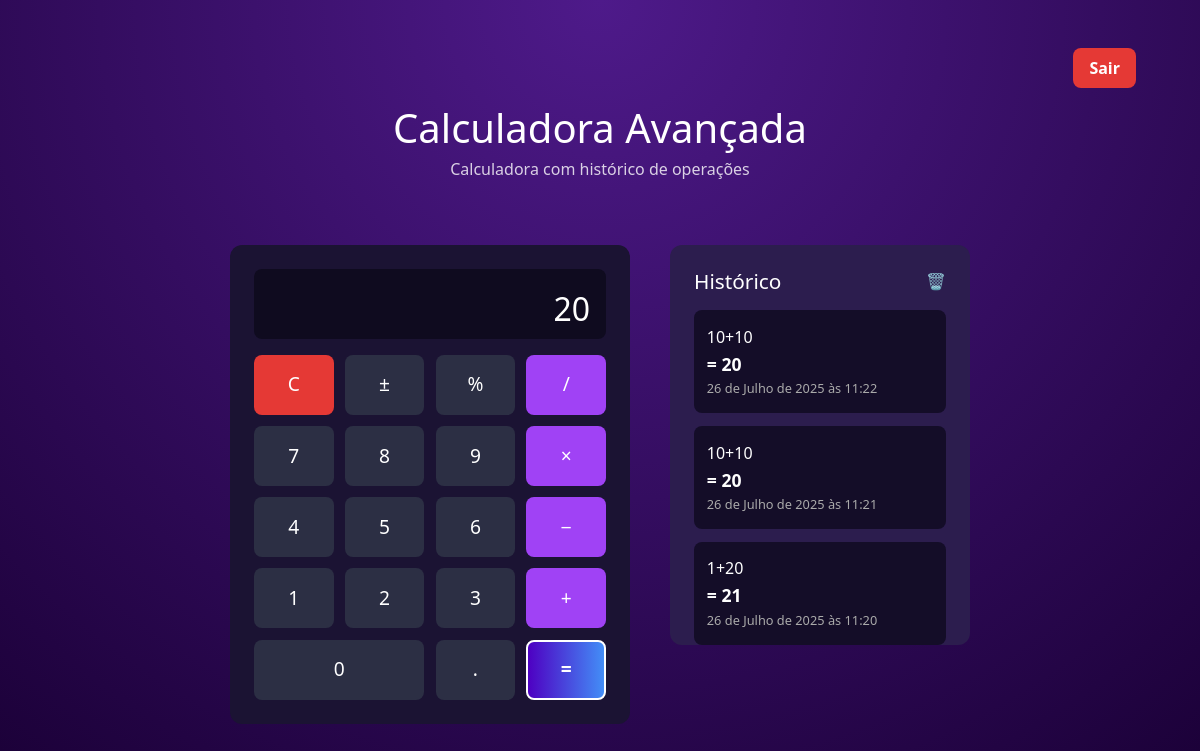
Page /calculadora/resultado/ (signed in) on the earlier database version.
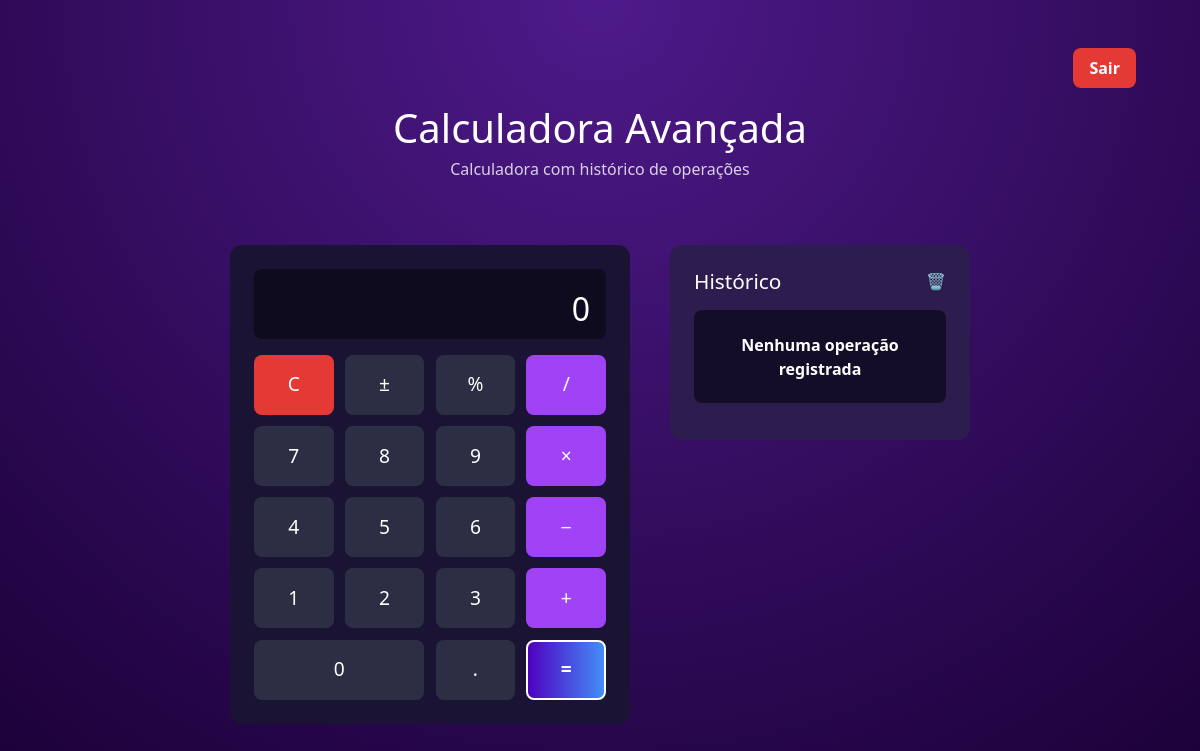
Same page on the later database version.
### calculadora/models.py (models this page shows, shortened)
class Operacao(models.Model):
    idOperation = models.IntegerField(primary_key=True)
    idUser = models.ForeignKey(Usuario, on_delete=models.CASCADE)
    parameters = models.CharField(max_length=150)
    result = models.CharField(max_length=150)
    dtOfInclusion = models.DateTimeField(auto_now_add=True)

### calculadora/views.py (the view)
# urls.py: path('calculadora/resultado/', views.ResultadoCalculoView.as_view(), name='resultado'),
class ResultadoCalculoView(LoginRequiredMixin, View):
    def dispatch(self, request, *args, **kwargs):
        if not request.user.is_authenticated:
            messages.error(request, "Você precisa estar logado para acessar esta página.")
            return redirect(f"{self.get_login_url()}")
        return super().dispatch(request, *args, **kwargs)
    def get(self, request):
        service = OperacoesUsuarioLogado(request.user)
        operacoes = service.execute()
        if(not operacoes.exists()):
            resultadoUltimaOperacao = 0
        else:
            resultadoUltimaOperacao = operacoes[0].result
        return render(request, 'calculadora.html', context={'operacoes': operacoes, 'result': resultadoUltimaOperacao})

### calculadora/services/calculadora/OperacoesUsuarioLogado.py (called while the page is built)
    def execute(self):
        operacoes = Operacao.objects.filter(idUser=self.user.id).order_by('-dtOfInclusion')
        return operacoes

### calculadora/templates/calculadora.html (shortened to what this page needs)
{% extends 'base.html'%}
{% load static %}
{% block css %}
<link rel="stylesheet" href="{% static 'calculadora/css/calculadora.css'%}">
{% endblock %}
{% block content%}
<body>
  <header>
    <a href="{% url 'calculadora:logout' %}">Sair</a>
  </header>
  <h1>Calculadora Avançada</h1>
  <p>Calculadora com histórico de operações</p>
  <div class="main-wrapper">
    <div class="calculator">
      {% if result %}
      <div data-result="false" class="display">{{result}}</div>
      {% else %}
      <div data-result="false" class="display">0</div>
      {% endif %}
      <div class="buttons">
        <button value="c" class="clear">C</button>
        <button value="±">±</button>
        <button value="%">%</button>
        <button value="/" class="operator">/</button>
        <button value="7">7</button>
        <button value="8">8</button>
        <button value="9">9</button>
        <button value="*" class="operator">×</button>
        <button value="4">4</button>
        <button value="5">5</button>
        <button value="6">6</button>
        <button value="-" class="operator">−</button>
        <button value="1">1</button>
        <button value="2">2</button>
        <button value="3">3</button>
        <button value="+" class="operator">+</button>
        <button value="0" class="zero">0</button>
        <button value=".">.</button>
        <button value="=" class="equals">=</button>
      </div>
    </div>
    <div class="history">
      {% if operacoes %}
      <h2>Histórico <span data-empy="false" class="trash">🗑️</span></h2>
      {% else %}
      <h2>Histórico <span data-empty="true" class="trash">🗑️</span></h2>
      {% endif%}
      {% for operacao in operacoes%}
      <div class="entry">
        <div>{{operacao.parameters}}</div>
        <div class="result">= {{operacao.result}}</div>
        <div class="time">{{operacao.dtOfInclusion}}</div>
      </div>
      {% empty %}
      <div class="entry">
        <div class="result text-center fs-6 py-2"> Nenhuma operação registrada </div>
      </div>
      {% endfor %}
    </div>
  </div>
</body>
{% endblock %}

Differences in the rows shown:
removed Operacao: result "20", parameters "10+10", dtOfInclusion "26 de Julho de 2025 às 11:22"
removed Operacao: parameters "10+10", result "20", dtOfInclusion "26 de Julho de 2025 às 11:21"
removed Operacao: parameters "1+20", result "21", dtOfInclusion "26 de Julho de 2025 às 11:20"
Other differences:
text now shown: "0 Nenhuma operação registrada"
